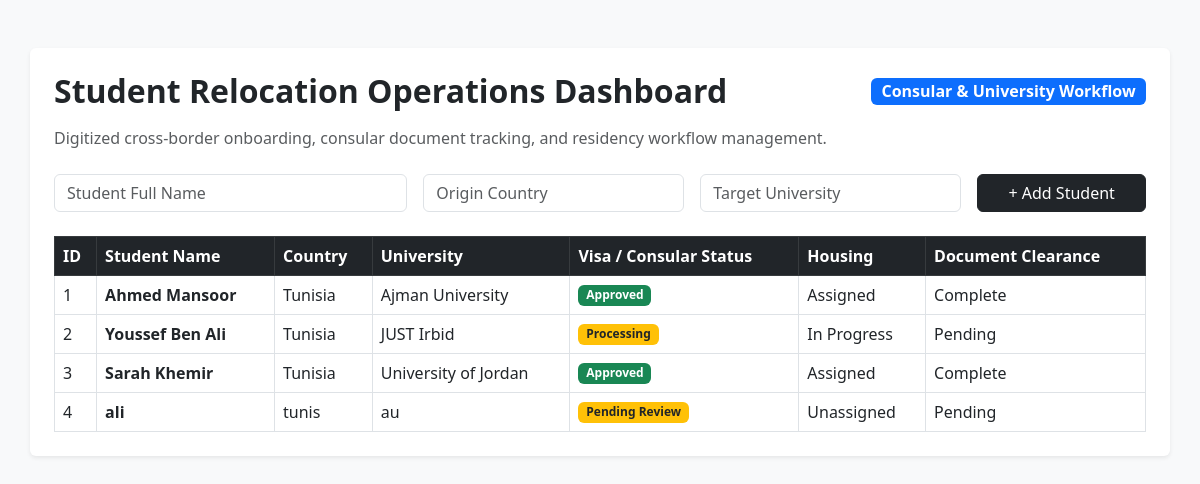
The page / on the database its author committed.
### tables this page shows
CREATE TABLE students (
                id INTEGER PRIMARY KEY AUTOINCREMENT,
                full_name TEXT NOT NULL,
                country TEXT NOT NULL,
                university TEXT NOT NULL,
                visa_status TEXT DEFAULT 'Pending Review',
                housing_status TEXT DEFAULT 'Unassigned',
                documents_cleared INTEGER DEFAULT 0
            );

### app.py (the view)
@app.route("/")
def index():
    with sqlite3.connect(DB_PATH) as conn:
        cursor = conn.cursor()
        cursor.execute("SELECT * FROM students")
        students = cursor.fetchall()
    return render_template("index.html", students=students)

### templates/index.html (shortened to what this page needs)
﻿<!DOCTYPE html>
<html lang="en">
<head>
  <link rel="stylesheet" href="https://cdn.jsdelivr.net/npm/bootstrap@5.3.0/dist/css/bootstrap.min.css">
</head>
<body class="bg-light p-4">
  <div class="container bg-white p-4 rounded shadow-sm">
    <div class="d-flex justify-content-between align-items-center mb-3">
      <h2 class="fw-bold mb-0">Student Relocation Operations Dashboard</h2>
      <span class="badge bg-primary fs-6">Consular & University Workflow</span>
    </div>
    <p class="text-muted mb-4">Digitized cross-border onboarding, consular document tracking, and residency workflow management.</p>
    <form action="/add" method="POST" class="row g-3 mb-4">
      <div class="col-md-4">
        <input type="text" name="full_name" class="form-control" placeholder="Student Full Name" required>
      </div>
      <div class="col-md-3">
        <input type="text" name="country" class="form-control" placeholder="Origin Country" required>
      </div>
      <div class="col-md-3">
        <input type="text" name="university" class="form-control" placeholder="Target University" required>
      </div>
      <div class="col-md-2">
        <button type="submit" class="btn btn-dark w-100">+ Add Student</button>
      </div>
    </form>
    <div class="table-responsive">
      <table class="table table-bordered table-hover align-middle mb-0">
        <thead class="table-dark">
          <tr>
            <th>ID</th>
            <th>Student Name</th>
            <th>Country</th>
            <th>University</th>
            <th>Visa / Consular Status</th>
            <th>Housing</th>
            <th>Document Clearance</th>
          </tr>
        </thead>
        <tbody>
          {% for s in students %}
          <tr>
            <td>{{ s[0] }}</td>
            <td class="fw-semibold">{{ s[1] }}</td>
            <td>{{ s[2] }}</td>
            <td>{{ s[3] }}</td>
            <td><span class="badge bg-{{ 'success' if s[4] == 'Approved' else 'warning text-dark' }}">{{ s[4] }}</span></td>
            <td>{{ s[5] }}</td>
            <td>{{ 'Complete' if s[6] == 1 else 'Pending' }}</td>
          </tr>
          {% endfor %}
        </tbody>
      </table>
    </div>
  </div>
</body>
</html>

### rows shown on the page
students: id "1", full_name "Ahmed Mansoor", country "Tunisia", university "Ajman University", visa_status "Approved", housing_status "Assigned", documents_cleared "Complete"
students: id "2", full_name "Youssef Ben Ali", country "Tunisia", university "JUST Irbid", visa_status "Processing", housing_status "In Progress", documents_cleared "Pending"
students: id "3", full_name "Sarah Khemir", country "Tunisia", university "University of Jordan", visa_status "Approved", housing_status "Assigned", documents_cleared "Complete"
students: id "4", full_name "ali", country "tunis", university "au", visa_status "Pending Review", housing_status "Unassigned", documents_cleared "Pending"
